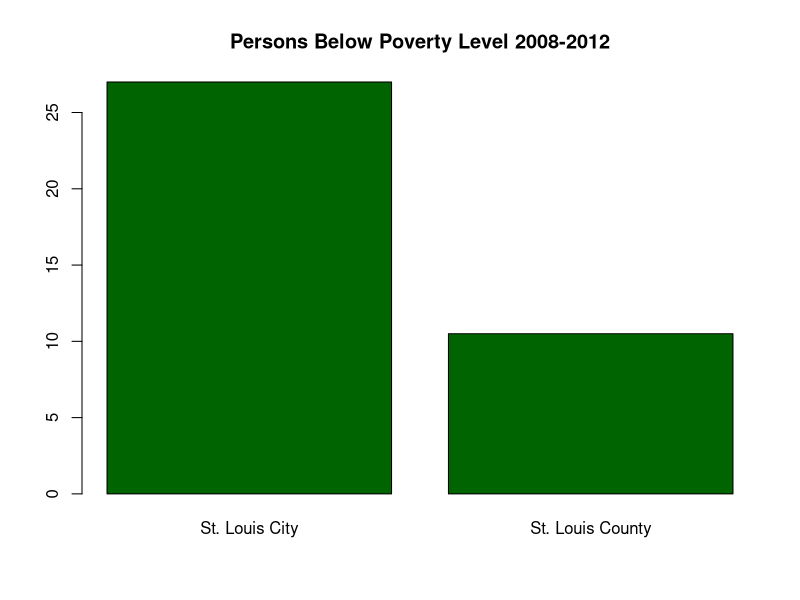

Write R code to recreate this figure.
## ---- chunk 1
xx <- read.csv("unemploy.csv")
barplot(xx$unemploy.rate,col="darkgreen",names.arg=c("St. Louis City","St. Louis County"))
title(main="Persons Below Poverty Level 2008-2012")
